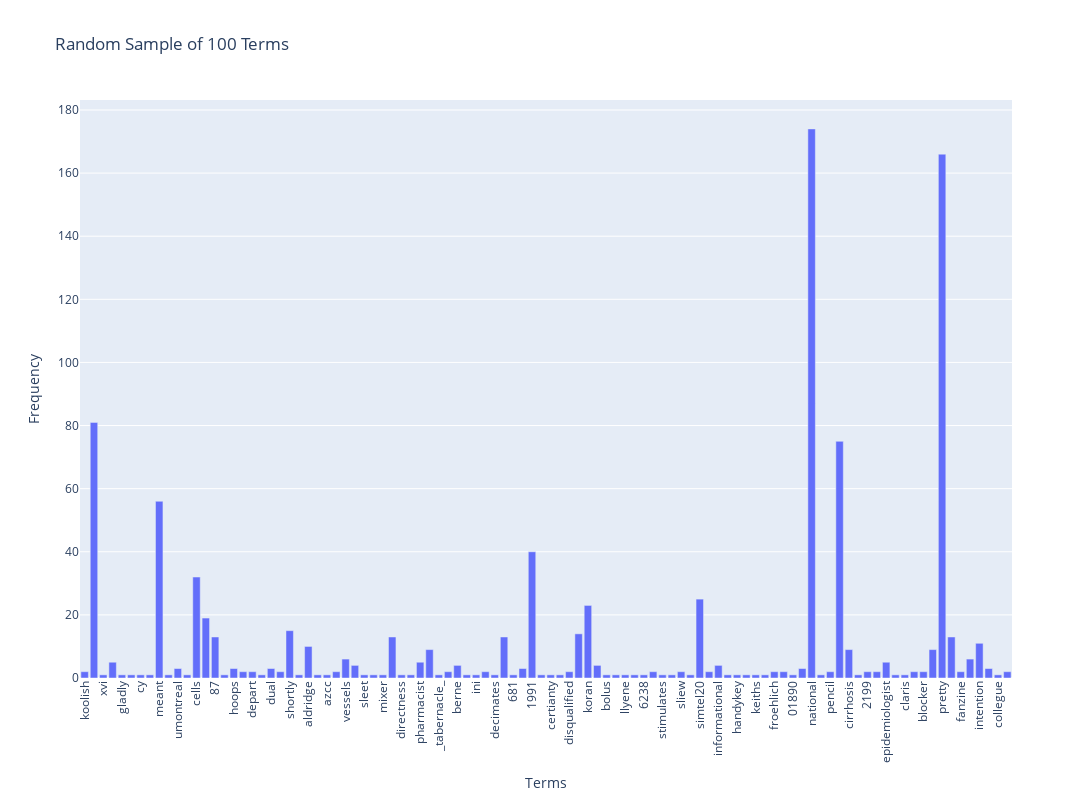

Notebook source saved alongside this figure:
### Code cell
import random
# randomly choose data
random_indices = random.sample(range(len(term_frequencies)), 100)
x_labels = count_vect.get_feature_names_out()[random_indices]
y_values = term_frequencies[random_indices]
fig = go.Figure()
fig.add_trace(go.Bar(x=x_labels, y=y_values))
fig.update_layout(
    title="Random Sample of 100 Terms",
    xaxis_title="Terms",
    yaxis_title="Frequency",
    xaxis_tickangle=-90,  
    height=800,  
    width=1200,  
    bargap=0.2  
)
fig.show()

### Figure 1 — Plotly figure (JSON) as saved in the notebook; plotly's stock layout.template omitted (floating-point values rounded to 4 significant figures)
{"data": [{"type": "bar", "x": ["koolish", "programming", "xvi", "sol", "gladly", "urbane", "cy", "shan", "meant", "jurisprudence", "umontreal", "polity", "cells", "celebrate", "87", "_historia", "hoops", "pur", "depart", "conclussion", "dual", "saxon", "shortly", "futrelle", "aldridge", "headlamps", "azcc", "_anything_", "vessels", "444", "sleet", "affiliation", "mixer", "ironic", "directness", "multiplot", "pharmacist", "skyblu", "_tabernacle_", "c5kequ", "berne", "lubkin", "ini", "kaveh", "decimates", "1993apr12", "681", "ross", "1991", "pastorally", "certianty", "disputes", "disqualified", "ends", "koran", "volvulus", "bolus", "daalo3", "llyene", "dhawk", "6238", "translates", "stimulates", "crunch", "sliew", "inflated", "simtel20", "vanharen", "informational", "biostatistical", "handykey", "9781bmu", "keiths", "tseng4000", "froehlich", "perimeter", "01890", "freezing", "national", "nastier", "pencil", "argue", "cirrhosis", "groves", "2199", "phys", "epidemiologist", "brokers", "claris", "latrobe", "blocker", "leadership", "pretty", "impressive", "fanzine", "rudolf", "intention", "sl0pr", "collegue", "helmet"], "y": [2, 81, 1, 5, 1, 1, 1, 1, 56, 1, 3, 1, 32, 19, 13, 1, 3, 2, 2, 1, 3, 2, 15, 1, 10, 1, 1, 2, 6, 4, 1, 1, 1, 13, 1, 1, 5, 9, 1, 2, 4, 1, 1, 2, 1, 13, 1, 3, 40, 1, 1, 1, 2, 14, 23, 4, 1, 1, 1, 1, 1, 2, 1, 1, 2, 1, 25, 2, 4, 1, 1, 1, 1, 1, 2, 2, 1, 3, 174, 1, 2, 75, 9, 1, 2, 2, 5, 1, 1, 2, 2, 9, 166, 13, 2, 6, 11, 3, 1, 2]}], "layout": {"bargap": 0.2, "height": 800, "title": {"text": "Random Sample of 100 Terms"}, "width": 1200, "xaxis": {"autorange": true, "range": [-0.5, 99.5], "tickangle": -90, "title": {"text": "Terms"}, "type": "category"}, "yaxis": {"autorange": true, "range": [0, 183.2], "title": {"text": "Frequency"}, "type": "linear"}}}
